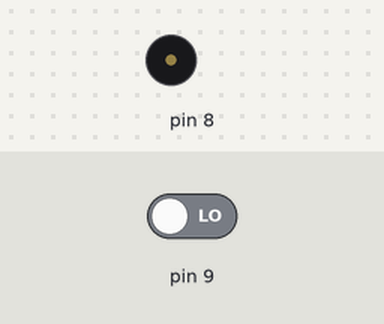
Bench run of a sketch on a simulated Arduino Uno, built with avr-gcc and run on an emulated ATmega328P. Shown: buzzer (waves = sounding). Inputs (shaded band) come from the test bench; at power-on: pin 9 LOW.

Above: at 1.2 s.
1.3 s: pin 9 driven HIGH
At 2.2 s:
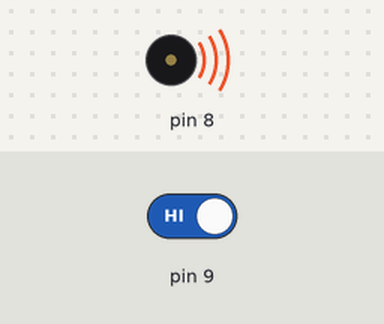
Timing chart, 0 to 4.3 s (numbered marks = the images above; inputs shaded):
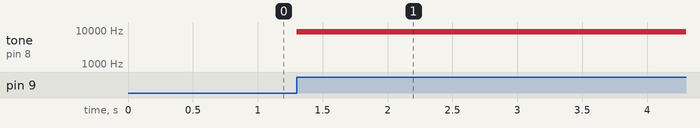

The sketch:

sketch_dec05a.ino
```cpp
void setup() {
  pinMode(8,OUTPUT);
  pinMode(9,INPUT);

}

void loop() {
  if(digitalRead(9)==HIGH){
    tone(8, 9000,2);
  }

}
```

Measured:
- after the input at 1.3 s, tone on pin 8: silent → 9000 Hz at once
